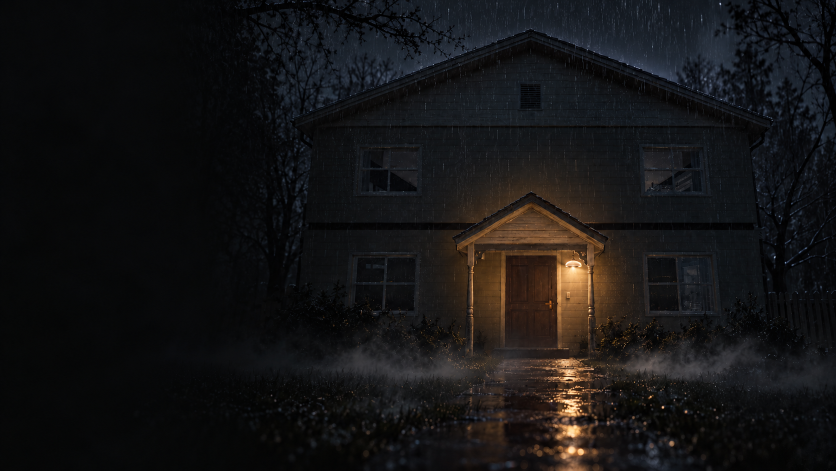
#> input picture Assets/HollowCurrent/Resources/UI/MenuBackdrop.png, 1672 x 941 px (shown at 1/2 size)
$ python docui_bellwether_card.py
#> lines starting #> are read from the running program, lines starting #| are printed output that depends on the picture
#!/usr/bin/env python3
"""Builds Resources/UI/BellwetherCard.jpg, the Bellwether map-card thumbnail on the title screen (piece fd-journal, r13 critic section 4:
"the Bellwether card thumbnail is almost black"; measured mean luma 5.8/255 against 21.5 for the castle card).

Derived only from the shipped Resources/UI/MenuBackdrop.png (the existing Bellwether key art; no new artwork): a 16:9 crop centred on
the house, a gamma lift (0.60) and a small gain so the porch light, door and roofline read at the card's brightness steps, then
downsampled to 660 x 371 (the card is 330 x 185 design units). Deterministic.
Run:  python3 tools/docui_bellwether_card.py
"""
from pathlib import Path
from PIL import Image, ImageFilter, ImageStat

ROOT = Path(__file__).resolve().parents[1]
SRC = ROOT / "Assets/HollowCurrent/Resources/UI/MenuBackdrop.png"
DST = ROOT / "Assets/HollowCurrent/Resources/UI/BellwetherCard.jpg"
GAMMA, GAIN = 0.60, 0.95


def main():
    im = Image.open(SRC).convert("RGB")
#> im is the input picture: PIL image 1672x941 RGB; mean R, G, B 20.9, 20.1, 20.6
    w, h = im.size                      # 1672 x 941
#> w = 1672; h = 941
    cw = 1100
    ch = round(cw * 9 / 16)
    cx = 1060                           # house centre, px
    x0 = max(0, min(w - cw, cx - cw // 2))
#> x0 = 510
    y0 = 150
    im = im.crop((x0, y0, x0 + cw, y0 + ch)).resize((660, 371), Image.LANCZOS)
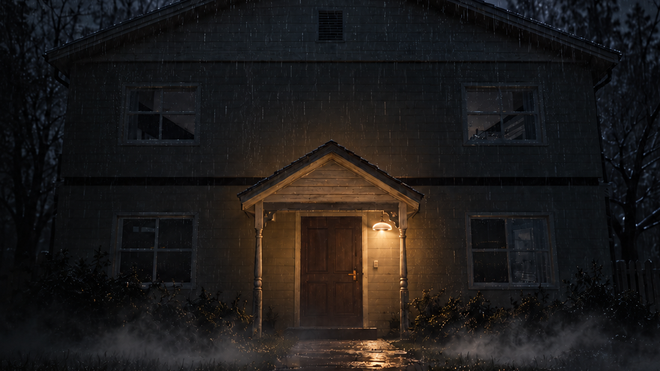
#> im: PIL image 660x371 RGB; mean R, G, B 29.6, 26.7, 25.8
    lut = [min(255, round(255 * GAIN * (v / 255.0) ** GAMMA)) for v in range(256)]
    im = im.point(lut * 3).filter(ImageFilter.GaussianBlur(.6))
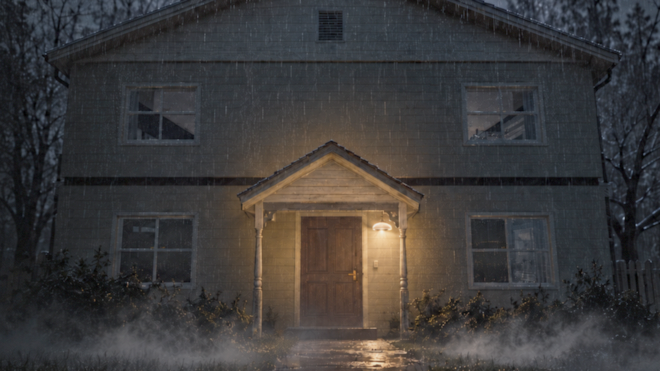
#> im: PIL image 660x371 RGB; mean R, G, B 61.2, 59.2, 59
    im.save(DST, quality=90, optimize=True)
    print("wrote", DST, im.size, "mean luma %.1f" % ImageStat.Stat(im.convert("L")).mean[0])
#| wrote Assets/HollowCurrent/Resources/UI/BellwetherCard.jpg (660, 371) mean luma 59.8


if __name__ == "__main__":
    main()
